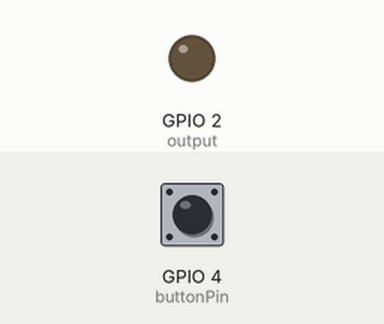
Recording of a sketch running on a simulated ESP8266 (NodeMCU). On the bench: output pins drawn as LEDs (lit = HIGH). The inputs (shaded band) are chosen by the test bench; at power-on: GPIO 4 (buttonPin) HIGH. WiFi joins after 1.5 s; servers stay silent unless stated; what the sketch prints to the serial monitor is not drawn.

Above: at 3.2 s.
3.3 s: GPIO 4 (buttonPin) pulled LOW for 0.15 s
At 4.4 s:
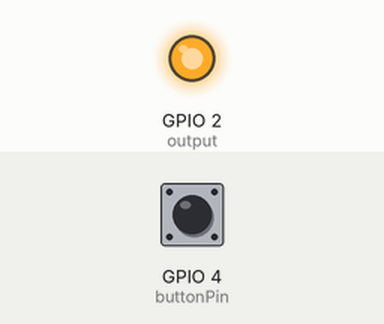
6.4 s: GPIO 4 (buttonPin) pulled LOW for 1 s
At 7.9 s:
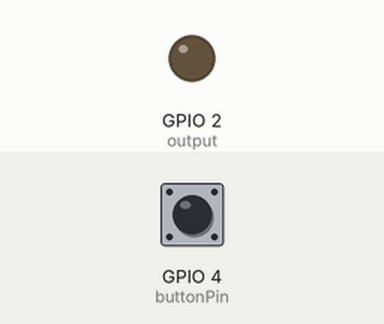
8.9 s: GPIO 4 (buttonPin) pulled LOW for 3.2 s
At 9.8 s:
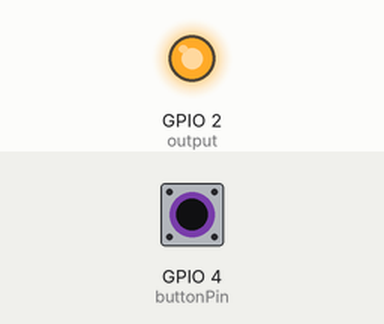
Timing chart, 0 to 11.9 s (numbered marks = the images above; inputs shaded):
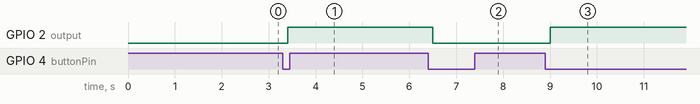

Measured:
- after the input at 3.3 s, GPIO 2 (output): LOW → HIGH after 0.10 s
- after the input at 6.4 s, GPIO 2 (output): HIGH → LOW after 0.10 s
- after the input at 8.9 s, GPIO 2 (output): LOW → HIGH after 0.10 s

The sketch:

Project_8_Output_State_Synchronization_Web_Server.ino
```cpp
// Import required libraries
#ifdef ESP32
  #include <WiFi.h>
  #include <AsyncTCP.h>
#else
  #include <ESP8266WiFi.h>
  #include <ESPAsyncTCP.h>
#endif
#include <ESPAsyncWebServer.h>

// Replace with your network credentials
const char* ssid = "REPLACE_WITH_YOUR_SSID";
const char* password = "REPLACE_WITH_YOUR_PASSWORD";


const char* PARAM_INPUT_1 = "state";

const int output = 2;
const int buttonPin = 4;

// Variables will change:
int ledState = LOW;          // the current state of the output pin
int buttonState;             // the current reading from the input pin
int lastButtonState = HIGH;   // the previous reading from the input pin

// the following variables are unsigned longs because the time, measured in
// milliseconds, will quickly become a bigger number than can be stored in an int.
unsigned long lastDebounceTime = 0;  // the last time the output pin was toggled
unsigned long debounceDelay = 100;    // the debounce time; increase if the output flickers

// Create AsyncWebServer object on port 80
AsyncWebServer server(80);

const char index_html[] PROGMEM = R"rawliteral(
<!DOCTYPE HTML><html>
<head>
  <title>ESP Web Server</title>
  <meta name="viewport" content="width=device-width, initial-scale=1">
  <style>
    html {font-family: Arial; display: inline-block; text-align: center;}
    h2 {font-size: 3.0rem;}
    p {font-size: 3.0rem;}
    body {max-width: 600px; margin:0px auto; padding-bottom: 25px;}
    .switch {position: relative; display: inline-block; width: 120px; height: 68px}
    .switch input {display: none}
    .slider {position: absolute; top: 0; left: 0; right: 0; bottom: 0; background-color: #ccc; border-radius: 34px}
    .slider:before {position: absolute; content: ""; height: 52px; width: 52px; left: 8px; bottom: 8px; background-color: #fff; -webkit-transition: .4s; transition: .4s; border-radius: 68px}
    input:checked+.slider {background-color: #2196F3}
    input:checked+.slider:before {-webkit-transform: translateX(52px); -ms-transform: translateX(52px); transform: translateX(52px)}
  </style>
</head>
<body>
  <h2>ESP Web Server</h2>
  %BUTTONPLACEHOLDER%
<script>function toggleCheckbox(element) {
  var xhr = new XMLHttpRequest();
  if(element.checked){ xhr.open("GET", "/update?state=1", true); }
  else { xhr.open("GET", "/update?state=0", true); }
  xhr.send();
}

setInterval(function ( ) {
  var xhttp = new XMLHttpRequest();
  xhttp.onreadystatechange = function() {
    if (this.readyState == 4 && this.status == 200) {
      var inputChecked;
      var outputStateM;
      if( this.responseText == 1){
        inputChecked = true;
        outputStateM = "On";
      }
      else {
        inputChecked = false;
        outputStateM = "Off";
      }
      document.getElementById("output").checked = inputChecked;
      document.getElementById("outputState").innerHTML = outputStateM;
    }
  };
  xhttp.open("GET", "/state", true);
  xhttp.send();
}, 1000 ) ;
</script>
</body>
</html>
)rawliteral";

// Replaces placeholder with button section in your web page
String processor(const String& var){
  //Serial.println(var);
  if(var == "BUTTONPLACEHOLDER"){
    String buttons ="";
    String outputStateValue = outputState();
    buttons+= "<h4>Output - GPIO 2 - State <span id=\"outputState\"></span></h4><label class=\"switch\"><input type=\"checkbox\" onchange=\"toggleCheckbox(this)\" id=\"output\" " + outputStateValue + "><span class=\"slider\"></span></label>";
    return buttons;
  }
  return String();
}

String outputState(){
  if(digitalRead(output)){
    return "checked";
  }
  else {
    return "";
  }
  return "";
}

void setup(){
  // Serial port for debugging purposes
  Serial.begin(115200);

  pinMode(output, OUTPUT);
  digitalWrite(output, LOW);
  pinMode(buttonPin, INPUT);

  // Connect to Wi-Fi
  WiFi.begin(ssid, password);
  while (WiFi.status() != WL_CONNECTED) {
    delay(1000);
    Serial.println("Connecting to WiFi..");
  }

  // Print ESP Local IP Address
  Serial.println(WiFi.localIP());

  // Route for root / web page
  server.on("/", HTTP_GET, [](AsyncWebServerRequest *request){
    request->send_P(200, "text/html", index_html, processor);
  });

  // Send a GET request to <ESP_IP>/update?state=<inputMessage>
  server.on("/update", HTTP_GET, [] (AsyncWebServerRequest *request) {
    String inputMessage;
    String inputParam;
    // GET input1 value on <ESP_IP>/update?state=<inputMessage>
    if (request->hasParam(PARAM_INPUT_1)) {
      inputMessage = request->getParam(PARAM_INPUT_1)->value();
      inputParam = PARAM_INPUT_1;
      digitalWrite(output, inputMessage.toInt());
      ledState = !ledState;
    }
    else {
      inputMessage = "No message sent";
      inputParam = "none";
    }
    Serial.println(inputMessage);
    request->send(200, "text/plain", "OK");
  });

  // Send a GET request to <ESP_IP>/state
  server.on("/state", HTTP_GET, [] (AsyncWebServerRequest *request) {
    request->send(200, "text/plain", String(digitalRead(output)).c_str());
  });
  // Start server
  server.begin();
}

void loop() {
  // read the state of the switch into a local variable:
  int reading = digitalRead(buttonPin);

  // check to see if you just pressed the button
  // (i.e. the input went from LOW to HIGH), and you've waited long enough
  // since the last press to ignore any noise:

  // If the switch changed, due to noise or pressing:
  if (reading != lastButtonState) {
    // reset the debouncing timer
    lastDebounceTime = millis();
  }

  if ((millis() - lastDebounceTime) > debounceDelay) {
    // whatever the reading is at, it's been there for longer than the debounce
    // delay, so take it as the actual current state:

    // if the button state has changed:
    if (reading != buttonState) {
      buttonState = reading;

      // only toggle the LED if the new button state is HIGH
      if (buttonState == LOW) {
        ledState = !ledState;
      }
    }
  }

  // set the LED:
  digitalWrite(output, ledState);

  // save the reading. Next time through the loop, it'll be the lastButtonState:
  lastButtonState = reading;
}
```
